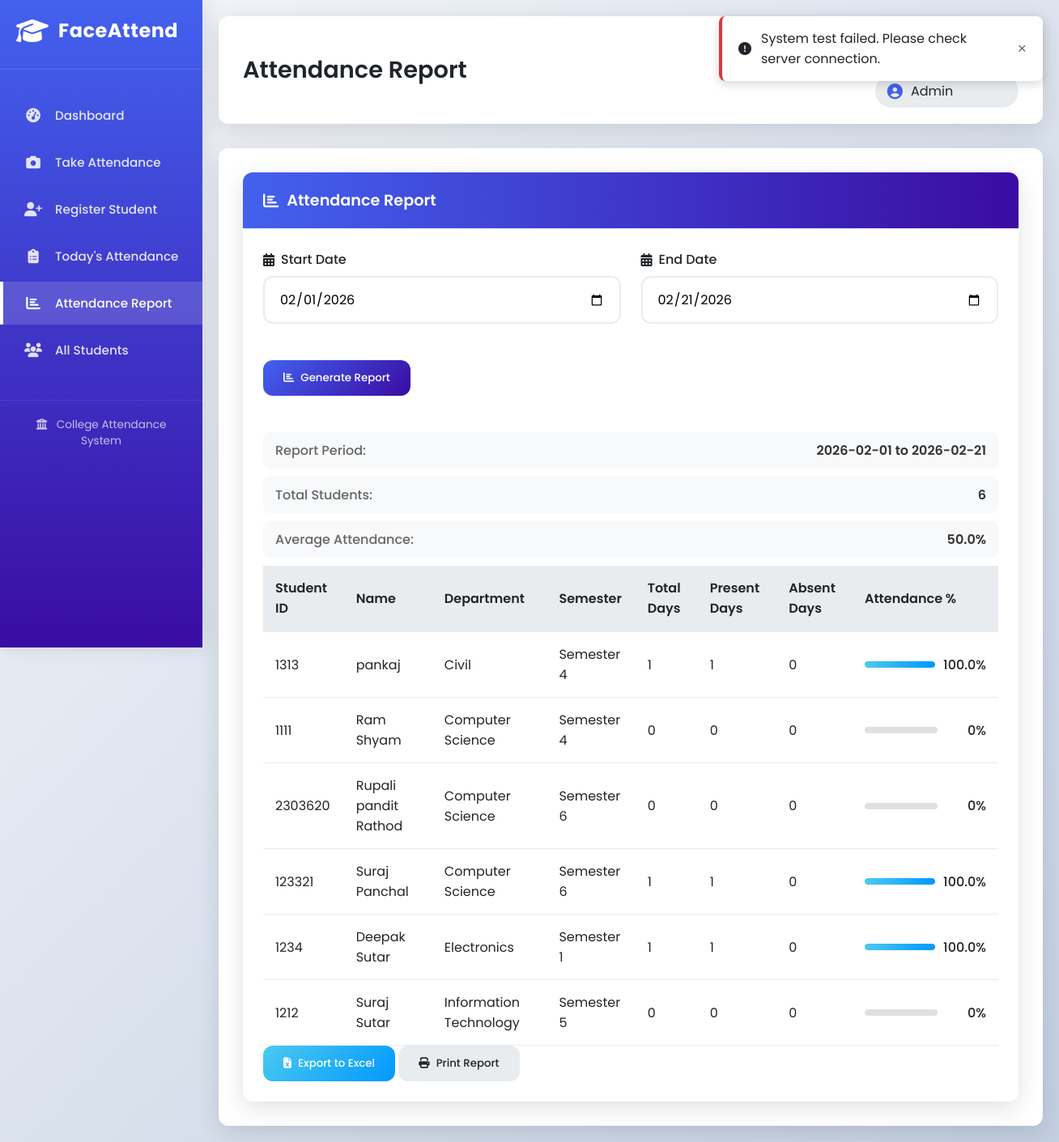
The page /report on the database as committed earlier.
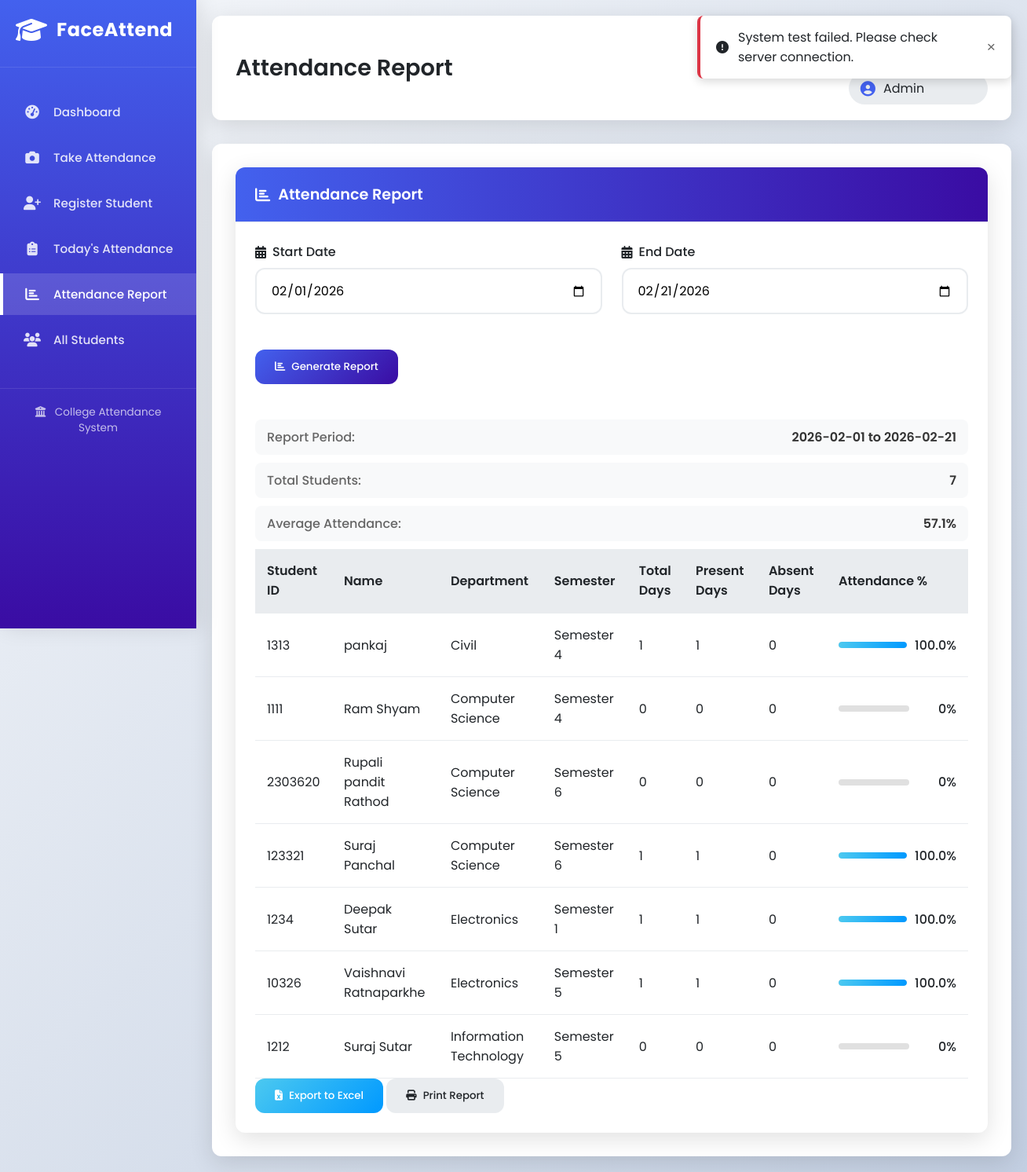
The same page on the database as committed later.
### tables this page shows
CREATE TABLE students (
        id INTEGER PRIMARY KEY AUTOINCREMENT,
        student_id TEXT UNIQUE NOT NULL,
        name TEXT NOT NULL,
        email TEXT,
        department TEXT,
        semester TEXT,
        face_encoding_path TEXT,
        registration_date TIMESTAMP DEFAULT CURRENT_TIMESTAMP
    );

### main.py (the view)
@app.get("/report", response_class=HTMLResponse)
async def report_page(request: Request):
    today = date.today()
    first_day = today.replace(day=1).isoformat()
    report = get_attendance_report(first_day, today.isoformat())
    return templates.TemplateResponse("index.html", {
        "request": request,
        "page": "report",
        "page_title": "Attendance Report",
        "report": report,
        "start_date": first_day,
        "end_date": today.isoformat()
    })

### templates/index.html (shortened to what the changed rows need)
<!DOCTYPE html>
<html lang="en">
<head>
    <link rel="stylesheet" href="/static/style.css">
    <link rel="stylesheet" href="https://cdnjs.cloudflare.com/ajax/libs/font-awesome/6.4.0/css/all.min.css">
</head>
<body>
    <div class="container">
        <nav class="sidebar">
            <div class="logo">
                <h2>FaceAttend</h2>
            </div>
        </nav>
        <main class="main-content">
            <header class="top-bar">
                <div class="header-title">
                    <h1>{{ page_title if page_title else page|title }}</h1>
                </div>
            </header>
            <div class="content-area">
                {% if page == 'dashboard' %}
                <div class="dashboard">
                    <div class="stats-cards">
                        <div class="stat-card total-students">
                            <div class="stat-icon">
                                <i class="fas fa-users"></i>
                            </div>
                            <div class="stat-info">
                                <h3>Total Students</h3>
                                <h2>{{ total_students }}</h2>
                            </div>
                        </div>
                        <div class="stat-card present-today">
                            <div class="stat-icon">
                                <i class="fas fa-user-check"></i>
                            </div>
                            <div class="stat-info">
                                <h3>Present Today</h3>
                                <h2>{{ present_today }}</h2>
                            </div>
                        </div>
                        <div class="stat-card absent-today">
                            <div class="stat-icon">
                                <i class="fas fa-user-times"></i>
                            </div>
                            <div class="stat-info">
                                <h3>Absent Today</h3>
                                <h2>{{ total_students - present_today }}</h2>
                            </div>
                        </div>
                        <div class="stat-card recognition">
                            <div class="stat-icon">
                                <i class="fas fa-camera"></i>
                            </div>
                            <div class="stat-info">
                                <h3>Recognition Status</h3>
                                <h2 class="status-active">Active</h2>
                            </div>
                        </div>
                    </div>
                    <div class="dashboard-grid">
                        <div class="card recent-attendance">
                            <div class="card-header">
                                <h3><i class="fas fa-history"></i> Recent Attendance</h3>
                                <a href="/attendance" class="view-all">View All</a>
                            </div>
                            <div class="card-body">
                                {% if today_attendance %}
                                <div class="table-container">
                                    <table>
                                        <thead>
                                            <tr>
                                                <th>Student ID</th>
                                                <th>Name</th>
                                                <th>Time</th>
                                                <th>Status</th>
                                            </tr>
                                        </thead>
                                        <tbody>
                                            {% for record in today_attendance[:5] %}
                                            <tr>
                                                <td>{{ record['student_id'] }}</td>
                                                <td>{{ record['name'] }}</td>
                                                <td>{{ record['time'] }}</td>
                                                <td><span class="status-badge status-present">Present</span></td>
                                            </tr>
                                            {% endfor %}
                                        </tbody>
                                    </table>
                                </div>
                                {% else %}
                                <div class="no-data">
                                    <i class="fas fa-clipboard-list fa-2x"></i>
                                    <p>No attendance recorded today</p>
                                </div>
                                {% endif %}
                            </div>
                        </div>
                        <div class="card quick-actions">
                            <div class="card-header">
                                <h3><i class="fas fa-bolt"></i> Quick Actions</h3>
                            </div>
                            <div class="card-body">
                                <div class="action-buttons">
                                    <a href="/recognize" class="action-btn take-attendance">
                                        <i class="fas fa-camera"></i>
                                        <span>Take Attendance</span>
                                    </a>
                                    <a href="/register" class="action-btn register-student">
                                        <i class="fas fa-user-plus"></i>
                                        <span>Register Student</span>
                                    </a>
                                    <a href="/report" class="action-btn generate-report">
                                        <i class="fas fa-chart-bar"></i>
                                        <span>Generate Report</span>
                                    </a>
                                    <button onclick="exportTodayAttendance()" class="action-btn export-data">
                                        <i class="fas fa-download"></i>
                                        <span>Export Today</span>
                                    </button>
                                </div>
                                <div class="system-info">
                                    <p><i class="fas fa-info-circle"></i> Last updated: <span id="last-updated">--:--:--</span></p>
                                </div>
                            </div>
                        </div>
                    </div>
                </div>
                {% elif page == 'report' %}
                <div class="report-section">
                    <div class="card report-card">
                        <div class="card-body">
                            {% if report %}
                            <div class="report-summary">
                                <div class="summary-item">
                                    <span class="summary-label">Report Period:</span>
                                    <span class="summary-value">{{ start_date }} to {{ end_date }}</span>
                                </div>
                                <div class="summary-item">
                                    <span class="summary-label">Total Students:</span>
                                    <span class="summary-value">{{ report|length }}</span>
                                </div>
                                <div class="summary-item">
                                    <span class="summary-label">Average Attendance:</span>
                                    <span class="summary-value">
                                        {% set total_percentage = report|sum(attribute='attendance_percentage') %}
                                        {% if report|length > 0 %}
                                            {{ "%.1f"|format(total_percentage / report|length) }}%
                                        {% else %}
                                            0%
                                        {% endif %}
                                    </span>
                                </div>
                            </div>
                            <div class="table-container">
                                <table class="data-table">
                                    <thead>
                                        <tr>
                                            <th>Student ID</th>
                                            <th>Name</th>
                                            <th>Department</th>
                                            <th>Semester</th>
                                            <th>Total Days</th>
                                            <th>Present Days</th>
                                            <th>Absent Days</th>
                                            <th>Attendance %</th>
                                        </tr>
                                    </thead>
                                    <tbody>
                                        {% for record in report %}
                                        {% set total_days = record['total_days'] or 0 %}
                                        {% set present_days = record['present_days'] or 0 %}
                                        {% if total_days > 0 %}
                                            {% set attendance_percentage = (present_days / total_days * 100) %}
                                        {% else %}
                                            {% set attendance_percentage = 0 %}
                                        {% endif %}
                                        <tr>
                                            <td>{{ record['student_id'] }}</td>
                                            <td>{{ record['name'] }}</td>
                                            <td>{{ record['department'] if record['department'] else 'N/A' }}</td>
                                            <td>{{ record['semester'] if record['semester'] else 'N/A' }}</td>
                                            <td>{{ total_days }}</td>
                                            <td>{{ present_days }}</td>
                                            <td>{{ record['absent_days'] or 0 }}</td>
                                            <td>
                                                <div class="attendance-percentage">
                                                    <div class="percentage-bar">
                                                        <div class="percentage-fill"
                                                             data-percentage="{{ attendance_percentage|round(1) }}"
                                                             style="width: {{ attendance_percentage|round(1) }}%"></div>
                                                    </div>
                                                    <span class="percentage-text">{{ attendance_percentage|round(1) }}%</span>
                                                </div>
                                            </td>
                                        </tr>
                                        {% endfor %}
                                    </tbody>
                                </table>
                            </div>
                            <div class="report-actions">
                                <button onclick="exportReport()" class="btn btn-success">
                                    <i class="fas fa-file-excel"></i> Export to Excel
                                </button>
                                <button onclick="printReport()" class="btn btn-secondary">
                                    <i class="fas fa-print"></i> Print Report
                                </button>
                            </div>
                            {% else %}
                            <div class="no-data">
                                <i class="fas fa-chart-bar fa-3x"></i>
                                <h3>No report generated yet</h3>
                                <p>Select date range and generate report to view attendance statistics</p>
                            </div>
                            {% endif %}
                        </div>
                    </div>
                </div>
                {% endif %}
            </div>
        </main>
    </div>
</body>
</html>

Rows that differ between the two databases and show on the page:
added students: student_id "10326", name "Vaishnavi Ratnaparkhe", department "Electronics", semester "Semester 5", total_days "1", present_days "1", record "0", attendance_percentage "100.0"
Other text that changed with them:
{{ report|length }}: "6" → "7"
{{ "%.1f"|format(total_percentage / report|length) }}: "50.0" → "57.1"
